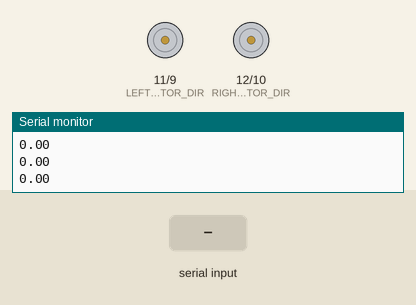
The sketch below on a simulated Arduino Uno, built with avr-gcc and run on an emulated ATmega328P. Parts: direction and speed pins drawn as motors (green arrow = direction pin HIGH = forward, orange = LOW = backward, longer = more drive), the last lines printed to the serial monitor. The test bench sets the inputs (shaded band).

Above: at 1.2 s.
1.3 s: "TERRAIN_1\n" received over Serial
At 2.1 s:
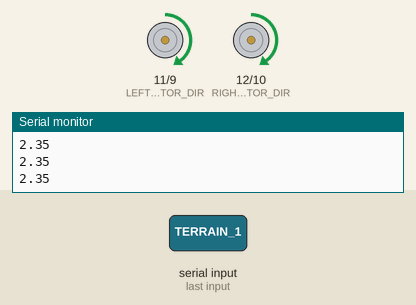
2.8 s: "TERRAIN_2\n" received over Serial
At 3.5 s:
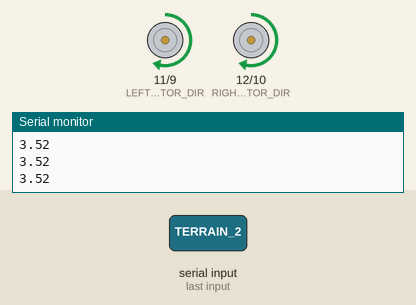
4.3 s: "TERRAIN_4\n" received over Serial
At 4.9 s:
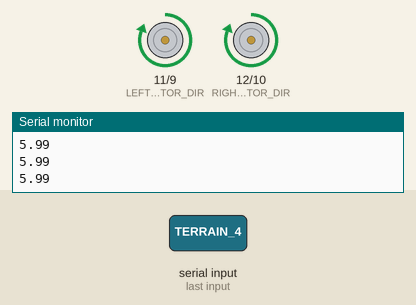
5.8 s: "TERRAIN_6\n" received over Serial
At 6.2 s:
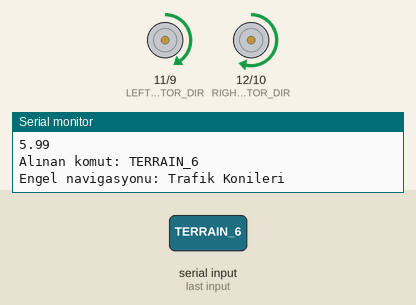
Timing chart, 0 to 8.8 s (numbered marks = the images above; inputs shaded):
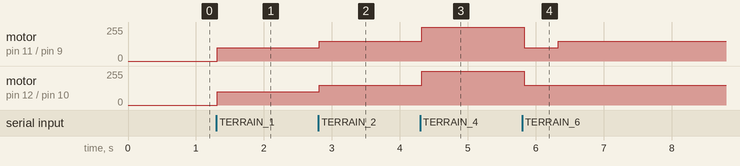

Measured:
- after the input at 1.3 s, motor on pin 11 (LEFT_MOTOR_DIR) / pin 9 (LEFT_MOTOR_PWM), motor on pin 12 (RIGHT_MOTOR_DIR) / pin 10 (RIGHT_MOTOR_PWM): stopped → forward 100/255 at once
- after the input at 2.8 s, motor on pin 11 (LEFT_MOTOR_DIR) / pin 9 (LEFT_MOTOR_PWM), motor on pin 12 (RIGHT_MOTOR_DIR) / pin 10 (RIGHT_MOTOR_PWM): forward 100/255 → forward 150/255 at once
- after the input at 4.3 s, motor on pin 11 (LEFT_MOTOR_DIR) / pin 9 (LEFT_MOTOR_PWM), motor on pin 12 (RIGHT_MOTOR_DIR) / pin 10 (RIGHT_MOTOR_PWM): forward 150/255 → forward 255/255 at once
- after the input at 5.8 s, motor on pin 11 (LEFT_MOTOR_DIR) / pin 9 (LEFT_MOTOR_PWM): forward 255/255 → forward 100/255 at once, → forward 150/255 0.50 s later; motor on pin 12 (RIGHT_MOTOR_DIR) / pin 10 (RIGHT_MOTOR_PWM): forward 255/255 → forward 150/255 at once

The sketch:

tarumar_ardunio.ino
```cpp
// Motor pin tanımları (donanımınıza göre değiştirin)
#define LEFT_MOTOR_PWM 9   // Sol motor hız kontrolü (PWM)
#define RIGHT_MOTOR_PWM 10 // Sağ motor hız kontrolü (PWM)
#define LEFT_MOTOR_DIR 11  // Sol motor yön (1: ileri, 0: geri)
#define RIGHT_MOTOR_DIR 12 // Sağ motor yön (1: ileri, 0: geri)

// Hız sabitleri (PWM: 0-255)
#define SPEED_STOP 0
#define SPEED_SLOW 100      // Dik Engel
#define SPEED_MEDIUM 150    // Çakıllı Yol
#define SPEED_CAUTIOUS 80   // Yan Eğimli Yol
#define SPEED_FAST 255      // Hızlanma
#define SPEED_WATER 120     // Sudan Geçiş
#define SPEED_ROUGH 90      // Engebeli Arazi
#define SPEED_NAVIGATE_LEFT 100   // Trafik Konileri (sol motor)
#define SPEED_NAVIGATE_RIGHT 150  // Trafik Konileri (sağ motor)

// Mevcut hız değerlerini sakla
int currentLeftSpeed = 0;
int currentRightSpeed = 0;

void setup() {
  // Seri portu başlat
  Serial.begin(9600);
  Serial.println("TARUMAR aracı çalışıyor...");

  // Motor pinlerini ayarla
  pinMode(LEFT_MOTOR_PWM, OUTPUT);
  pinMode(RIGHT_MOTOR_PWM, OUTPUT);
  pinMode(LEFT_MOTOR_DIR, OUTPUT);
  pinMode(RIGHT_MOTOR_DIR, OUTPUT);

  // Motorları durdur
  stopMotors();
}

void loop() {
  // Seri porttan gelen komutları oku
  if (Serial.available() > 0) {
    String command = Serial.readStringUntil('\n');
    command.trim();
    Serial.println("Alınan komut: " + command);

    // Komutlara göre hareket
    if (command == "TERRAIN_1") {
      moveSlow(); // Dik Engel
    } else if (command == "TERRAIN_2") {
      moveMedium(); // Çakıllı Yol
    } else if (command == "TERRAIN_3") {
      moveCautious(); // Yan Eğimli Yol
    } else if (command == "TERRAIN_4") {
      moveFast(); // Hızlanma
    } else if (command == "TERRAIN_5") {
      moveWater(); // Sudan Geçiş
    } else if (command == "TERRAIN_6") {
      navigateObstacles(); // Trafik Konileri
    } else if (command == "TERRAIN_7") {
      moveRough(); // Engebeli Arazi
    } else if (command == "STOP") {
      stopMotors(); // Acil Durdurma
    } else {
      Serial.println("Geçersiz komut: " + command);
      stopMotors(); // Güvenlik için durdur
    }
  }

  // Hız verisini gönder
  float speed = calculateSpeed();
  Serial.println(speed, 2); // 2 ondalık basamak
  delay(100); // 100ms gecikme
}

void stopMotors() {
  analogWrite(LEFT_MOTOR_PWM, SPEED_STOP);
  analogWrite(RIGHT_MOTOR_PWM, SPEED_STOP);
  digitalWrite(LEFT_MOTOR_DIR, LOW);
  digitalWrite(RIGHT_MOTOR_DIR, LOW);
  currentLeftSpeed = SPEED_STOP;
  currentRightSpeed = SPEED_STOP;
  Serial.println("Motorlar durduruldu!");
}

void moveSlow() {
  analogWrite(LEFT_MOTOR_PWM, SPEED_SLOW);
  analogWrite(RIGHT_MOTOR_PWM, SPEED_SLOW);
  digitalWrite(LEFT_MOTOR_DIR, HIGH);
  digitalWrite(RIGHT_MOTOR_DIR, HIGH);
  currentLeftSpeed = SPEED_SLOW;
  currentRightSpeed = SPEED_SLOW;
  Serial.println("Yavaş hareket: Dik Engel");
}

void moveMedium() {
  analogWrite(LEFT_MOTOR_PWM, SPEED_MEDIUM);
  analogWrite(RIGHT_MOTOR_PWM, SPEED_MEDIUM);
  digitalWrite(LEFT_MOTOR_DIR, HIGH);
  digitalWrite(RIGHT_MOTOR_DIR, HIGH);
  currentLeftSpeed = SPEED_MEDIUM;
  currentRightSpeed = SPEED_MEDIUM;
  Serial.println("Orta hız: Çakıllı Yol");
}

void moveCautious() {
  analogWrite(LEFT_MOTOR_PWM, SPEED_CAUTIOUS);
  analogWrite(RIGHT_MOTOR_PWM, SPEED_CAUTIOUS);
  digitalWrite(LEFT_MOTOR_DIR, HIGH);
  digitalWrite(RIGHT_MOTOR_DIR, HIGH);
  currentLeftSpeed = SPEED_CAUTIOUS;
  currentRightSpeed = SPEED_CAUTIOUS;
  Serial.println("Dikkatli hareket: Yan Eğimli Yol");
}

void moveFast() {
  analogWrite(LEFT_MOTOR_PWM, SPEED_FAST);
  analogWrite(RIGHT_MOTOR_PWM, SPEED_FAST);
  digitalWrite(LEFT_MOTOR_DIR, HIGH);
  digitalWrite(RIGHT_MOTOR_DIR, HIGH);
  currentLeftSpeed = SPEED_FAST;
  currentRightSpeed = SPEED_FAST;
  Serial.println("Maksimum hız: Hızlanma");
}

void moveWater() {
  analogWrite(LEFT_MOTOR_PWM, SPEED_WATER);
  analogWrite(RIGHT_MOTOR_PWM, SPEED_WATER);
  digitalWrite(LEFT_MOTOR_DIR, HIGH);
  digitalWrite(RIGHT_MOTOR_DIR, HIGH);
  currentLeftSpeed = SPEED_WATER;
  currentRightSpeed = SPEED_WATER;
  Serial.println("Su geçirmez mod: Sudan Geçiş");
}

void navigateObstacles() {
  // Sağ dönüş yaparak konilerden kaçın
  analogWrite(LEFT_MOTOR_PWM, SPEED_NAVIGATE_LEFT);
  analogWrite(RIGHT_MOTOR_PWM, SPEED_NAVIGATE_RIGHT);
  digitalWrite(LEFT_MOTOR_DIR, HIGH);
  digitalWrite(RIGHT_MOTOR_DIR, HIGH);
  currentLeftSpeed = SPEED_NAVIGATE_LEFT;
  currentRightSpeed = SPEED_NAVIGATE_RIGHT;
  Serial.println("Engel navigasyonu: Trafik Konileri");
  delay(500); // Örnek dönüş süresi
  moveMedium(); // Düz devam
}

void moveRough() {
  analogWrite(LEFT_MOTOR_PWM, SPEED_ROUGH);
  analogWrite(RIGHT_MOTOR_PWM, SPEED_ROUGH);
  digitalWrite(LEFT_MOTOR_DIR, HIGH);
  digitalWrite(RIGHT_MOTOR_DIR, HIGH);
  currentLeftSpeed = SPEED_ROUGH;
  currentRightSpeed = SPEED_ROUGH;
  Serial.println("Engebeli hareket: Engebeli Arazi");
}

float calculateSpeed() {
  // PWM değerlerine göre hız hesapla (255 PWM ~ 6 km/h varsayımı)
  float speed = (currentLeftSpeed + currentRightSpeed) / 2.0 * 0.0235; // PWM'den km/h'e dönüşüm
  return speed;
}
```
